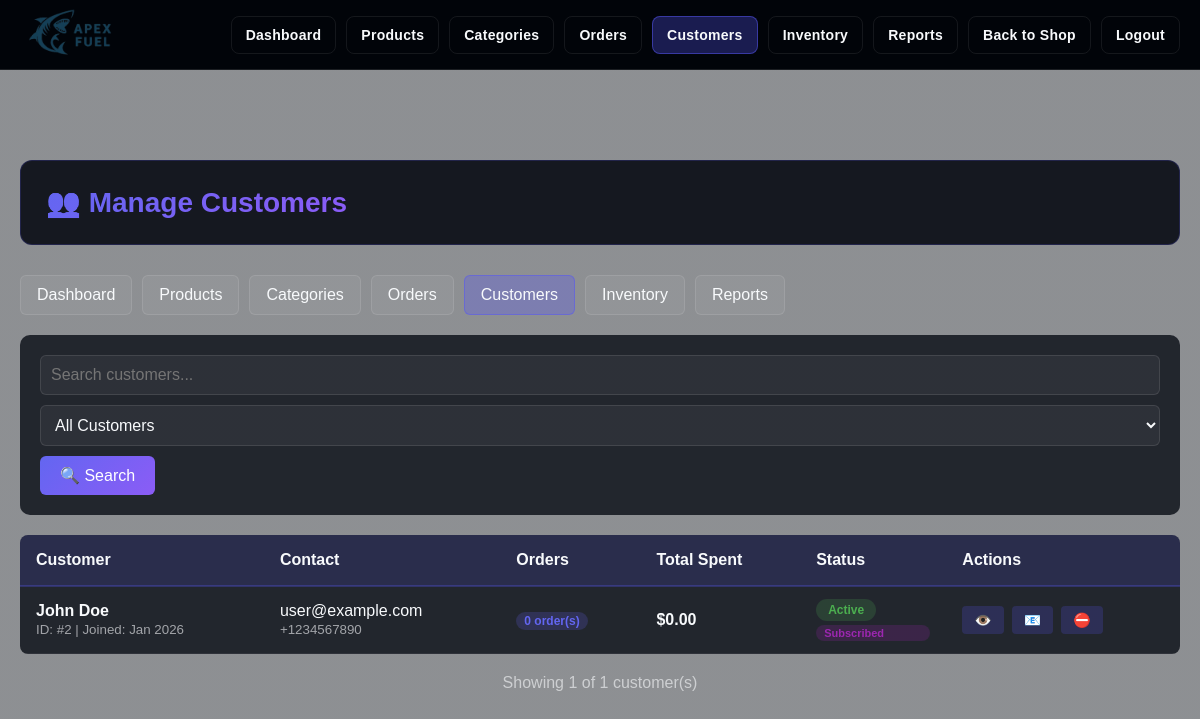
The page /HTML/admin/customers.php (signed in) on the database its author committed.
### tables this page shows
CREATE TABLE users (
    id INT PRIMARY KEY AUTO_INCREMENT,
    email VARCHAR(255) UNIQUE NOT NULL,
    password VARCHAR(255) NOT NULL,
    first_name VARCHAR(100),
    last_name VARCHAR(100),
    phone VARCHAR(20),
    street_address VARCHAR(255),
    city VARCHAR(100),
    postal_code VARCHAR(20),
    state_region VARCHAR(100),
    country VARCHAR(100),
    date_of_birth DATE,
    newsletter_subscribed BOOLEAN DEFAULT FALSE,
    is_admin BOOLEAN DEFAULT FALSE,
    avatar_url VARCHAR(500),
    contact_preference ENUM('email', 'phone') DEFAULT 'email',
    created_at TIMESTAMP DEFAULT CURRENT_TIMESTAMP,
    updated_at TIMESTAMP DEFAULT CURRENT_TIMESTAMP ON UPDATE CURRENT_TIMESTAMP
);

### HTML/admin/customers.php (the view, shortened to what this page needs)
<?php
$conn = getDBConnection();
$customer_id = intval($_GET['id'] ?? 0);
$customer = null;
$customer_stats = null;
$search = $_GET['search'] ?? '';
$where = ["u.is_admin = 0"];
$params = [];
$types = '';
$where_clause = !empty($where) ? 'WHERE ' . implode(' AND ', $where) : '';
$page = max(1, intval($_GET['page'] ?? 1));
$limit = 20;
$offset = ($page - 1) * $limit;
$count_query = "SELECT COUNT(*) as total FROM users u $where_clause";
if (!empty($params)) {
    $stmt = $conn->prepare($count_query);
    $stmt->bind_param($types, ...$params);
    $stmt->execute();
    $result = $stmt->get_result();
    $total_customers = $result->fetch_assoc()['total'];
    $stmt->close();
} else {
    $result = $conn->query($count_query);
    $total_customers = $result->fetch_assoc()['total'];
}
$query = "
    SELECT u.*,
           (SELECT COUNT(*) FROM orders o WHERE o.user_id = u.id) as order_count,
           (SELECT SUM(total_amount) FROM orders o WHERE o.user_id = u.id AND o.status != 'cancelled') as total_spent
    FROM users u
    $where_clause
    ORDER BY u.created_at DESC
    LIMIT ? OFFSET ?
";
$params[] = $limit;
$params[] = $offset;
$types .= 'ii';
$stmt = $conn->prepare($query);
if ($stmt) {
    if (!empty($types)) {
        $stmt->bind_param($types, ...$params);
    }
    $stmt->execute();
    $result = $stmt->get_result();
    $customers = $result->fetch_all(MYSQLI_ASSOC);
} else {
    $customers = [];
    error_log("Customers query failed: " . $conn->error);
}
?>
<!DOCTYPE html>
<html lang="en">
<head>
    <link rel="stylesheet" href="../../CSS/Home.css">
    <link rel="stylesheet" href="../../CSS/admin/admin_common.css">
    <link rel="stylesheet" href="../../CSS/admin/admin_forms.css">
    <link rel="stylesheet" href="../../CSS/admin/admin_tables.css">
    <link rel="stylesheet" href="../../CSS/admin/admin_charts.css">
</head>
<body>
    <?php include 'admin_navbar.php'; ?>
    <div class="admin-container">
        <div class="admin-header">
            <h1>
                <?php if ($customer_id && $customer): ?>👤 Customer Details
                <?php else: ?>👥 Manage Customers<?php endif; ?>
            </h1>
        </div>
        <div class="admin-nav">
            <a href="index.php">Dashboard</a>
            <a href="products.php">Products</a>
            <a href="categories.php">Categories</a>
            <a href="orders.php">Orders</a>
            <a href="customers.php" class="active">Customers</a>
            <a href="inventory.php">Inventory</a>
            <a href="reports.php">Reports</a>
        </div>
        <?php if ($customer_id && $customer): ?>
            <div class="customer-details-grid">
                <div class="customer-card">
                    <h3>👤 Customer Information</h3>
                    <div class="customer-info">
                        <p><strong>Customer ID:</strong> #<?php echo $customer['id']; ?></p>
                        <p><strong>Name:</strong> <?php echo htmlspecialchars($customer['first_name'] . ' ' . $customer['last_name']); ?></p>
                        <p><strong>Email:</strong> <?php echo htmlspecialchars($customer['email']); ?></p>
                        <p><strong>Phone:</strong> <?php echo htmlspecialchars($customer['phone'] ?? 'N/A'); ?></p>
                        <p><strong>Joined:</strong> <?php echo date('F j, Y', strtotime($customer['created_at'])); ?></p>
                        <p><strong>Last Updated:</strong> <?php echo date('F j, Y', strtotime($customer['updated_at'])); ?></p>
                    </div>
                </div>
                <div class="customer-card">
                    <h3>📊 Customer Stats</h3>
                    <div class="stats-grid">
                        <div class="stat-item">
                            <div class="stat-label">Total Orders</div>
                            <div class="stat-value"><?php echo $customer_stats['total_orders'] ?? 0; ?></div>
                        </div>
                        <div class="stat-item">
                            <div class="stat-label">Total Spent</div>
                            <div class="stat-value">$<?php echo number_format($customer_stats['total_spent'] ?? 0, 2); ?></div>
                        </div>
                        <div class="stat-item">
                            <div class="stat-label">First Order</div>
                            <div class="stat-value">
                                <?php if ($customer_stats['first_order_date']): ?>
                                    <?php echo date('M Y', strtotime($customer_stats['first_order_date'])); ?>
                                <?php else: ?>-<?php endif; ?>
                            </div>
                        </div>
                        <div class="stat-item">
                            <div class="stat-label">Last Order</div>
                            <div class="stat-value">
                                <?php if ($customer_stats['last_order_date']): ?>
                                    <?php echo date('M Y', strtotime($customer_stats['last_order_date'])); ?>
                                <?php else: ?>-<?php endif; ?>
                            </div>
                        </div>
                    </div>
                </div>
                <div class="customer-card">
                    <h3>⚙️ Edit Customer</h3>
                    <form method="POST" class="admin-form">
                        <input type="hidden" name="action" value="update">
                        <input type="hidden" name="id" value="<?php echo $customer_id; ?>">
                        <div class="admin-form-group">
                            <label>First Name</label>
                            <input type="text" name="first_name" class="admin-form-control"
                                   value="<?php echo htmlspecialchars($customer['first_name']); ?>" required>
                        </div>
                        <div class="admin-form-group">
                            <label>Last Name</label>
                            <input type="text" name="last_name" class="admin-form-control"
                                   value="<?php echo htmlspecialchars($customer['last_name'] ?? ''); ?>">
                        </div>
                        <div class="admin-form-group">
                            <label>Email</label>
                            <input type="email" name="email" class="admin-form-control"
                                   value="<?php echo htmlspecialchars($customer['email']); ?>" required>
                        </div>
                        <div class="admin-form-group">
                            <label>Phone</label>
                            <input type="tel" name="phone" class="admin-form-control"
                                   value="<?php echo htmlspecialchars($customer['phone'] ?? ''); ?>">
                        </div>
                        <div class="admin-checkbox-group">
                            <input type="checkbox" id="newsletter_subscribed" name="newsletter_subscribed" value="1"
                                   <?php echo $customer['newsletter_subscribed'] ? 'checked' : ''; ?>>
                            <label for="newsletter_subscribed">Newsletter Subscribed</label>
                        </div>
                        <div class="admin-checkbox-group">
                            <input type="checkbox" id="is_active" name="is_active" value="1"
                                   <?php echo ($customer['is_active'] ?? 1) ? 'checked' : ''; ?>>
                            <label for="is_active">Account Active</label>
                        </div>
                        <div class="admin-form-actions">
                            <button type="submit" class="admin-btn admin-btn-primary">💾 Save Changes</button>
                            <a href="mailto:<?php echo htmlspecialchars($customer['email']); ?>" class="admin-btn admin-btn-secondary">📧 Email Customer</a>
                        </div>
                    </form>
                </div>
            </div>
            <div style="margin-top: 30px; text-align: center;">
                <a href="orders.php?search=<?php echo urlencode($customer['email']); ?>"
                   class="admin-btn admin-btn-primary" style="display: inline-flex; align-items: center; gap: 8px;">
                    📋 View All Orders
                </a>
            </div>
        <?php else: ?>
            <div class="admin-filters">
                <form method="GET" class="admin-filter-form">
                    <input type="text" name="search" placeholder="Search customers..."
                           value="<?php echo htmlspecialchars($search); ?>"
                           class="admin-form-control">
                    <select name="status" class="admin-form-control">
                        <option value="">All Customers</option>
                    </select>
                    <button type="submit" class="admin-btn admin-btn-primary">🔍 Search</button>
                </form>
            </div>
            <?php if (!empty($customers)): ?>
                <table class="admin-table">
                    <thead>
                        <tr>
                            <th>Customer</th>
                            <th>Contact</th>
                            <th>Orders</th>
                            <th>Total Spent</th>
                            <th>Status</th>
                            <th>Actions</th>
                        </tr>
                    </thead>
                    <tbody>
                        <?php foreach ($customers as $cust): ?>
                            <tr>
                                <td>
                                    <strong><?php echo htmlspecialchars($cust['first_name'] . ' ' . $cust['last_name']); ?></strong><br>
                                    <small style="color: rgba(248,250,252,0.6);">
                                        ID: #<?php echo $cust['id']; ?> |
                                        Joined: <?php echo date('M Y', strtotime($cust['created_at'])); ?>
                                    </small>
                                </td>
                                <td>
                                    <?php echo htmlspecialchars($cust['email']); ?><br>
                                    <?php if ($cust['phone']): ?>
                                    <small style="color: rgba(248,250,252,0.6);"><?php echo htmlspecialchars($cust['phone']); ?></small>
                                    <?php endif; ?>
                                </td>
                                <td>
                                    <span style="background: rgba(99, 102, 241, 0.2); color: #6366f1; padding: 2px 8px; border-radius: 10px; font-size: 12px; font-weight: 600;">
                                        <?php echo $cust['order_count']; ?> order(s)
                                    </span>
                                </td>
                                <td>
                                    <strong>$<?php echo number_format($cust['total_spent'] ?? 0, 2); ?></strong>
                                </td>
                                <td>
                                    <span class="admin-status-badge <?php echo ($cust['is_active'] ?? 1) ? 'admin-status-active' : 'admin-status-inactive'; ?>">
                                        <?php echo ($cust['is_active'] ?? 1) ? 'Active' : 'Inactive'; ?>
                                    </span>
                                    <?php if ($cust['newsletter_subscribed']): ?>
                                    <span style="background: rgba(156, 39, 176, 0.2); color: #9C27B0; margin-top: 4px; display: block; padding: 2px 8px; border-radius: 10px; font-size: 11px; font-weight: 600;">
                                        Subscribed
                                    </span>
                                    <?php endif; ?>
                                </td>
                                <td>
                                    <div class="admin-action-buttons">
                                        <a href="customers.php?id=<?php echo $cust['id']; ?>"
                                           class="admin-btn-action admin-btn-view" title="View Details">👁️</a>
                                        <a href="mailto:<?php echo htmlspecialchars($cust['email']); ?>"
                                           class="admin-btn-action admin-btn-view" title="Send Email">📧</a>
                                        <form method="POST" style="display: inline;">
                                            <button type="submit" class="admin-btn-action admin-btn-view"
                                                    title="<?php echo ($cust['is_active'] ?? 1) ? 'Deactivate' : 'Activate'; ?>"
                                                    onclick="return confirm('Are you sure you want to <?php echo ($cust['is_active'] ?? 1) ? 'deactivate' : 'activate'; ?> this customer?')">
                                                <?php echo ($cust['is_active'] ?? 1) ? '⛔' : '✅'; ?>
                                            </button>
                                        </form>
                                    </div>
                                </td>
                            </tr>
                        <?php endforeach; ?>
                    </tbody>
                </table>
                <div style="margin-top: 20px; color: rgba(248,250,252,0.6); text-align: center;">
                    Showing <?php echo count($customers); ?> of <?php echo $total_customers; ?> customer(s)
                </div>
            <?php endif; ?>
        <?php endif; ?>
    </div>
</body>
</html>

### rows shown on the page
users: first_name+last_name "John Doe", id "2", created_at "Jan 2026", email "user@example.com", phone "+1234567890", order_count "0", total_spent "0.00", newsletter_subscribed "Subscribed"

### other values the page prints
count($customers) "1"
$total_customers "1"
